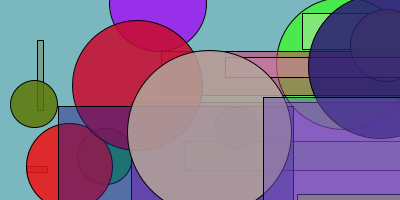
Frame 1 (no input)
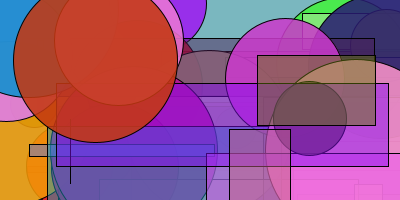
Frame 2 (the mouse pressed at the canvas centre, redrawn once)

The Processing sketch that drew these frames (run headless with seeded random() and noise(); the mouse was pressed at the canvas centre and the sketch redrawn once):

// Processing sketch: drawCircles02
// ── drawCircles02.pde
// draw concentric circles

void setup() {
  size(400,200);
  background(122,183,191);
  noLoop();
}

void draw() {

  for (float x = 0; x < 10; x += 1) {
    float radius = random(10,width / 2);
    stroke(1);
    fill(random(0,255),random(0,255),random(0,255),220);
    ellipse(random(0,width), random(0,height), radius, radius);  
    stroke(1);
    fill(random(0,255),random(0,255),random(0,255),120);
    rect(random(0,width), random(0,height),random(0,width), random(0,height));
  }

}
